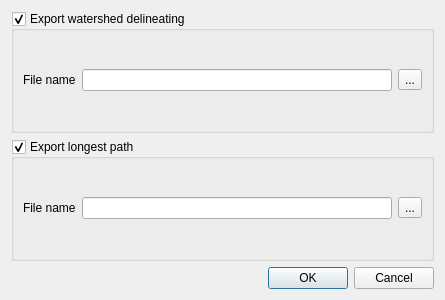
<?xml version="1.0" encoding="UTF-8"?>
<ui version="4.0">
 <class>ReosExportWatershedToVectorDialog</class>
 <widget class="QDialog" name="ReosExportWatershedToVectorDialog">
  <property name="geometry">
   <rect>
    <x>0</x>
    <y>0</y>
    <width>445</width>
    <height>300</height>
   </rect>
  </property>
  <property name="windowTitle">
   <string>Export Watershed to Vector File</string>
  </property>
  <layout class="QVBoxLayout" name="verticalLayout">
   <item>
    <widget class="QGroupBox" name="groupBoxDelineating">
     <property name="title">
      <string>Export watershed delineating</string>
     </property>
     <property name="checkable">
      <bool>true</bool>
     </property>
     <layout class="QGridLayout" name="gridLayout">
      <item row="0" column="0">
       <widget class="QLabel" name="label_2">
        <property name="text">
         <string>File name</string>
        </property>
       </widget>
      </item>
      <item row="0" column="2">
       <widget class="QToolButton" name="toolButtonChooseDelineatingFile">
        <property name="text">
         <string>...</string>
        </property>
       </widget>
      </item>
      <item row="0" column="1">
       <widget class="QLineEdit" name="lineEditDelineatingFile"/>
      </item>
     </layout>
    </widget>
   </item>
   <item>
    <widget class="QGroupBox" name="groupBoxPath">
     <property name="title">
      <string>Export longest path</string>
     </property>
     <property name="checkable">
      <bool>true</bool>
     </property>
     <layout class="QGridLayout" name="gridLayout_2">
      <item row="0" column="1">
       <widget class="QLineEdit" name="lineEditStreamPathFile"/>
      </item>
      <item row="0" column="0">
       <widget class="QLabel" name="label">
        <property name="text">
         <string>File name</string>
        </property>
       </widget>
      </item>
      <item row="0" column="2">
       <widget class="QToolButton" name="toolButtonChooseStreamPathFile">
        <property name="text">
         <string>...</string>
        </property>
       </widget>
      </item>
     </layout>
    </widget>
   </item>
   <item>
    <widget class="QDialogButtonBox" name="buttonBox">
     <property name="orientation">
      <enum>Qt::Horizontal</enum>
     </property>
     <property name="standardButtons">
      <set>QDialogButtonBox::Cancel|QDialogButtonBox::Ok</set>
     </property>
    </widget>
   </item>
  </layout>
 </widget>
 <resources/>
 <connections>
  <connection>
   <sender>buttonBox</sender>
   <signal>accepted()</signal>
   <receiver>ReosExportWatershedToVectorDialog</receiver>
   <slot>accept()</slot>
   <hints>
    <hint type="sourcelabel">
     <x>248</x>
     <y>254</y>
    </hint>
    <hint type="destinationlabel">
     <x>157</x>
     <y>274</y>
    </hint>
   </hints>
  </connection>
  <connection>
   <sender>buttonBox</sender>
   <signal>rejected()</signal>
   <receiver>ReosExportWatershedToVectorDialog</receiver>
   <slot>reject()</slot>
   <hints>
    <hint type="sourcelabel">
     <x>316</x>
     <y>260</y>
    </hint>
    <hint type="destinationlabel">
     <x>286</x>
     <y>274</y>
    </hint>
   </hints>
  </connection>
 </connections>
</ui>
